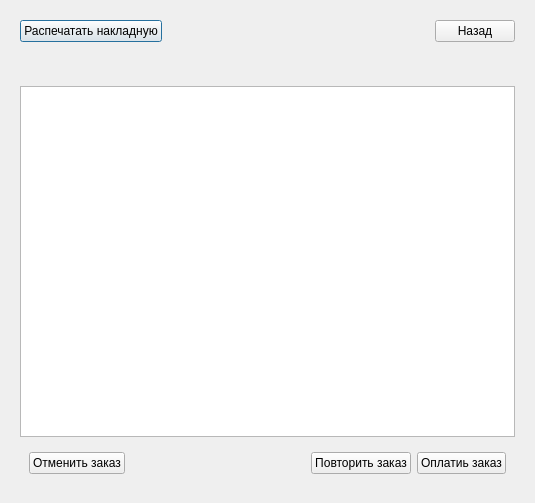
<?xml version="1.0" encoding="UTF-8"?>
<ui version="4.0">
 <class>OrderItem</class>
 <widget class="QDialog" name="OrderItem">
  <property name="geometry">
   <rect>
    <x>0</x>
    <y>0</y>
    <width>535</width>
    <height>503</height>
   </rect>
  </property>
  <property name="windowTitle">
   <string>Dialog</string>
  </property>
  <layout class="QVBoxLayout" name="verticalLayout_2">
   <item>
    <widget class="QWidget" name="widget_3" native="true">
     <layout class="QHBoxLayout" name="horizontalLayout_2">
      <item>
       <widget class="QPushButton" name="pushButton">
        <property name="text">
         <string>Распечатать накладную</string>
        </property>
       </widget>
      </item>
      <item>
       <spacer name="horizontalSpacer">
        <property name="orientation">
         <enum>Qt::Horizontal</enum>
        </property>
        <property name="sizeHint" stdset="0">
         <size>
          <width>40</width>
          <height>20</height>
         </size>
        </property>
       </spacer>
      </item>
      <item>
       <widget class="QPushButton" name="backBtn">
        <property name="text">
         <string>Назад</string>
        </property>
       </widget>
      </item>
     </layout>
    </widget>
   </item>
   <item>
    <widget class="QWidget" name="widget_2" native="true">
     <layout class="QVBoxLayout" name="verticalLayout">
      <item>
       <widget class="QLabel" name="orderItemLb">
        <property name="text">
         <string/>
        </property>
       </widget>
      </item>
      <item>
       <widget class="QTextBrowser" name="orderItemTb"/>
      </item>
      <item>
       <widget class="QWidget" name="widget" native="true">
        <layout class="QHBoxLayout" name="horizontalLayout">
         <item>
          <widget class="QPushButton" name="deleteBtn">
           <property name="text">
            <string>Отменить заказ</string>
           </property>
          </widget>
         </item>
         <item>
          <spacer name="horizontalSpacer_2">
           <property name="orientation">
            <enum>Qt::Horizontal</enum>
           </property>
           <property name="sizeHint" stdset="0">
            <size>
             <width>40</width>
             <height>20</height>
            </size>
           </property>
          </spacer>
         </item>
         <item>
          <widget class="QPushButton" name="reOrderBtn">
           <property name="text">
            <string>Повторить заказ</string>
           </property>
          </widget>
         </item>
         <item>
          <widget class="QPushButton" name="payBtn">
           <property name="text">
            <string>Оплатиь заказ</string>
           </property>
          </widget>
         </item>
        </layout>
       </widget>
      </item>
     </layout>
    </widget>
   </item>
  </layout>
 </widget>
 <resources/>
 <connections/>
</ui>
